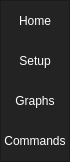
        <widget class="QFrame" name="frame_left_menu">
         <property name="minimumSize">
          <size>
           <width>70</width>
           <height>0</height>
          </size>
         </property>
         <property name="maximumSize">
          <size>
           <width>70</width>
           <height>16777215</height>
          </size>
         </property>
         <property name="styleSheet">
          <string notr="true">background-color: rgb(35, 35, 35);</string>
         </property>
         <property name="frameShape">
          <enum>QFrame::StyledPanel</enum>
         </property>
         <property name="frameShadow">
          <enum>QFrame::Raised</enum>
         </property>
         <layout class="QVBoxLayout" name="verticalLayout_3">
          <property name="leftMargin">
           <number>0</number>
          </property>
          <property name="topMargin">
           <number>0</number>
          </property>
          <property name="rightMargin">
           <number>0</number>
          </property>
          <property name="bottomMargin">
           <number>0</number>
          </property>
          <item alignment="Qt::AlignTop">
           <widget class="QFrame" name="frame_top_menus">
            <property name="frameShape">
             <enum>QFrame::NoFrame</enum>
            </property>
            <property name="frameShadow">
             <enum>QFrame::Raised</enum>
            </property>
            <layout class="QVBoxLayout" name="verticalLayout_4">
             <property name="spacing">
              <number>0</number>
             </property>
             <property name="leftMargin">
              <number>0</number>
             </property>
             <property name="topMargin">
              <number>0</number>
             </property>
             <property name="rightMargin">
              <number>0</number>
             </property>
             <property name="bottomMargin">
              <number>0</number>
             </property>
             <item>
              <widget class="QPushButton" name="btn_home">
               <property name="minimumSize">
                <size>
                 <width>0</width>
                 <height>40</height>
                </size>
               </property>
               <property name="styleSheet">
                <string notr="true">QPushButton {
	color: rgb(255, 255, 255);
	background-color: rgb(35, 35, 35);
	border: 0px solid;
}
QPushButton:hover {
	background-color: rgb(0, 85, 255);
}</string>
               </property>
               <property name="text">
                <string>Home</string>
               </property>
              </widget>
             </item>
             <item>
              <widget class="QPushButton" name="btn_page_2">
               <property name="minimumSize">
                <size>
                 <width>0</width>
                 <height>40</height>
                </size>
               </property>
               <property name="styleSheet">
                <string notr="true">QPushButton {
	color: rgb(255, 255, 255);
	background-color: rgb(35, 35, 35);
	border: 0px solid;
}
QPushButton:hover {
	background-color: rgb(0, 85, 255);
}</string>
               </property>
               <property name="text">
                <string>Setup</string>
               </property>
              </widget>
             </item>
             <item>
              <widget class="QPushButton" name="btn_page_3">
               <property name="minimumSize">
                <size>
                 <width>0</width>
                 <height>40</height>
                </size>
               </property>
               <property name="styleSheet">
                <string notr="true">QPushButton {
	color: rgb(255, 255, 255);
	background-color: rgb(35, 35, 35);
	border: 0px solid;
}
QPushButton:hover {
	background-color: rgb(0, 85, 255);
}</string>
               </property>
               <property name="text">
                <string>Graphs</string>
               </property>
              </widget>
             </item>
             <item>
              <widget class="QPushButton" name="btn_page_4">
               <property name="minimumSize">
                <size>
                 <width>0</width>
                 <height>40</height>
                </size>
               </property>
               <property name="styleSheet">
                <string notr="true">QPushButton {
	color: rgb(255, 255, 255);
	background-color: rgb(35, 35, 35);
	border: 0px solid;
}
QPushButton:hover {
	background-color: rgb(0, 85, 255);
}</string>
               </property>
               <property name="text">
                <string>Commands</string>
               </property>
              </widget>
             </item>
            </layout>
           </widget>
          </item>
         </layout>
        </widget>
